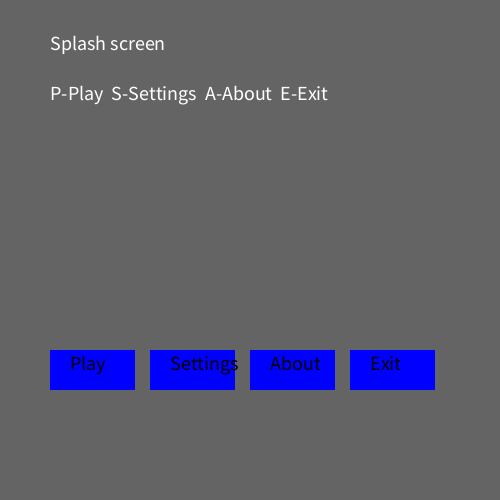
Frame 1 (no input)
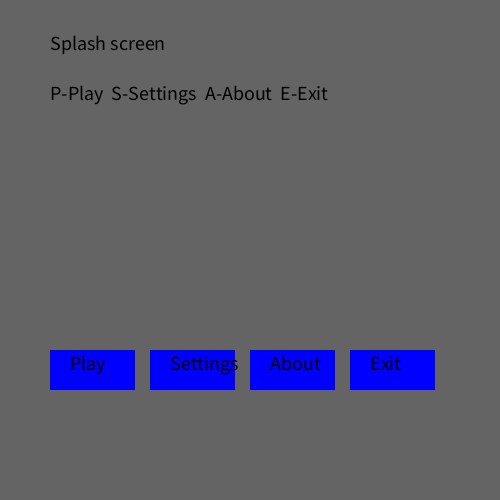
Frame 60 (the mouse pressed at the canvas centre just before this capture)
Frame 120 (the mouse held since frame 60 and released just before this capture): identical to frame 60, image omitted

The Processing sketch that drew these frames (run headless with seeded random() and noise(); from frame 60 on, the mouse is pressed at the canvas centre):

// Processing sketch: gameLoop
// ── gameLoop.pde
//This a skeleton for a game loop
/// added button class for buttons
// button array is globally declared and 
// then initialized in setup.  Buttons all 
// set to inactive in draw loop, then activated only 
// if displayed.  Mouseclick checks to see if 
// mouse is over a button and button active, then
// resetes state (basically just like key pressed).


int gameState = 0; // 0 = splashscreen, 1 = play, 2 = pause, 3 = settings, 4 = highscore screen    
int nButtons = 8;    /// added this for buttons
Button[] buttons = new Button[nButtons];    /// added this for buttons

void setup() {
  size(500, 500);
  textSize(20);
  initButtons();    /// added this for buttons
}

void draw() {
  background(100);
  resetButtons();    /// added this for buttons
  switch(gameState) {
    case 0: splashScreen();
          break;
    case 1: playGame();          
          break;
    case 2: pauseGame();
          break;
    case 3: changeSettings();
          break;
    default: aboutScreen();
  }
}

void splashScreen() {
  text("Splash screen", 50, 50);
  text("P-Play  S-Settings  A-About  E-Exit", 50, 100);
  ///  Added this for buttons
  buttons[0].setXY(50, 350);
  buttons[0].display();
  buttons[1].setXY(150, 350);
  buttons[1].display();
  buttons[2].setXY(250, 350);
  buttons[2].display();
  buttons[6].setXY(350, 350);
  buttons[6].display();
}

void playGame() {
  text("Play mode - game happening now", 50, 50);
  text("P-Pause  Q-quit  E-exit", 50, 100);
  /// Added this stuff for buttons
  buttons[7].setXY(50, 350);
  buttons[7].display();
  buttons[3].setXY(150, 350);
  buttons[3].display();
  buttons[6].setXY(250, 350);
  buttons[6].display();
}

void pauseGame() {
  text("Game paused", 50, 50);
  text("R-Resume  E-Exit", 50, 100);
  ///  Added this for buttons
  buttons[4].setXY(50, 350);
  buttons[4].display();
  buttons[6].setXY(150, 350);
  buttons[6].display();
}

void changeSettings() {
  text("Tweak settings on this page", 50, 50);
  text("H-Home  E-Exit", 50, 100);
  ///  Added this for buttons
  buttons[5].setXY(50, 350);
  buttons[5].display();
  buttons[6].setXY(150, 350);
  buttons[6].display();
}

void aboutScreen() {
  text("About page - By Best Student Ever, 2018", 50, 50);
  text("H-Home  S-Settings  E-Exit", 50, 100);
  ///  Added this for buttons
  buttons[5].setXY(50, 350);
  buttons[5].display();
  buttons[1].setXY(150, 350);
  buttons[1].display();
  buttons[6].setXY(250, 350);
  buttons[6].display();
}

void keyPressed() {
    switch(gameState) {
    case 0: //splashScreen;
          switch(key) {
            case 'p': gameState = 1; break;
            case 's': gameState = 3; break;
            case 'a': gameState = 4; break;
            case 'e': exit();
          }
          break;
    case 1: //playGame
          switch(key) {
            case 'p': gameState = 2; break;
            case 'q': gameState = 0; break;
            case 'e': exit();
          }
          break;
    case 2: //pauseGame
          switch(key) {
            case 'r': gameState = 1; break;
            case 'e': exit();
          }
          break;
    case 3: //changeSettings
          switch(key) {
            case 'h': gameState = 0; break;
            case 'e': exit();
          }
          break;
    default: //about
          switch(key) {
            case 'h': gameState = 0; break;
            case 's': gameState = 3; break;
            case 'e': exit();
          }
    }
}

/********************************************
** Everything below added for the buttons  **
*********************************************/

void mouseClicked() {  // same as keypressed but added function 
                       // call to get index, and changed "key" to 
                       // index number for switching
  int whichButton = buttonIndex();
    switch(gameState) {
    case 0: //splashScreen;
          switch(whichButton) {
            case 0: gameState = 1; break;
            case 1: gameState = 3; break;
            case 2: gameState = 4; break;
            case 6: exit();
          }
          break;
    case 1: //playGame
          switch(whichButton) {
            case 7: gameState = 2; break;
            case 3: gameState = 0; break;
            case 6: exit();
          }
          break;
    case 2: //pauseGame
          switch(whichButton) {
            case 4: gameState = 1; break;
            case 6: exit();
          }
          break;
    case 3: //changeSettings
          switch(whichButton) {
            case 5: gameState = 0; break;
            case 6: exit();
          }
          break;
    default: //about
          switch(whichButton) {
            case 5: gameState = 0; break;
            case 1: gameState = 3; break;
            case 6: exit();
          }
    }
}

void initButtons() { // constrcutor calls for buttons
  buttons[0] = new Button(85, 40, color(0, 0, 255), "Play");
  buttons[1] = new Button(85, 40, color(0, 0, 255), "Settings");
  buttons[2] = new Button(85, 40, color(0, 0, 255), "About");
  buttons[3] = new Button(85, 40, color(0, 0, 255), "Quit");
  buttons[4] = new Button(85, 40, color(0, 0, 255), "Resume");
  buttons[5] = new Button(85, 40, color(0, 0, 255), "Home");
  buttons[6] = new Button(85, 40, color(0, 0, 255), "Exit");
  buttons[7] = new Button(85, 40, color(0, 0, 255), "Pause");
}

int buttonIndex() { // called from mouseClicked - figures out which 
                    // buttons are active and have mouse over
  int which = 0;
  for (int i = 0; i < nButtons; i ++) {
    if (buttons[i].hasMouseOver() && buttons[i].active) {
      which = i;
      break;
    }
  }
  return which;
}

void resetButtons() {  // resets all buttons to inactive for state changes
  for (int i = 0; i < nButtons; i ++) {
    buttons[i].active = false;
  }
}

// ── Button.pde
class Button {   /// calss for button objects
  float x, y, wide, high;
  color c;
  String m;
  boolean active;
  
  Button(float wide, float high, color c, String m) {
    this.x = 0;    
    this.y = 0;    
    this.wide = wide;    
    this.high = high;    
    this.c = c;    
    this.m = m; 
    this.active = false;
  }

  void setXY(float x, float y) {
    this.x = x;
    this.y = y;
  }

  void display() {
    this.active = true;  // button only active if being displayed
    noStroke();
    fill(c);
    rect(x, y, wide, high);
    fill(0);
    text(m, x + 20, y + 20);  // text alignment
  }
  
  boolean hasMouseOver() {  // returns true if mouse is over button
    if ((mouseX >=x && mouseX <= x + wide) && (mouseY >= y && mouseY <= y + high)) {
      return true;
    } else {
      return false;
    }
  }
}
